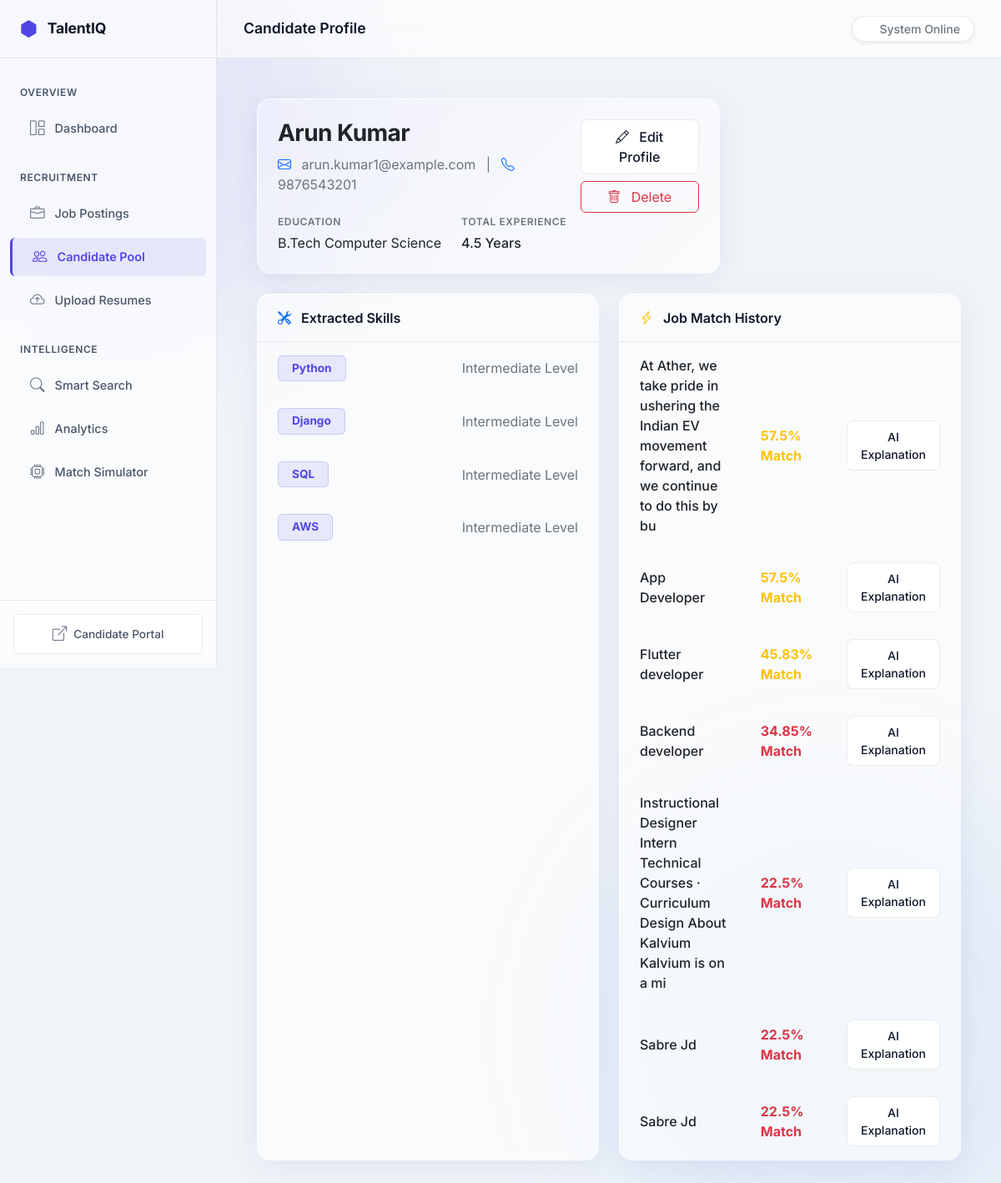
Page /hr/candidates/1/ on the committed database.
### candidates/models.py (models this page shows)
class Candidate(models.Model):
    name = models.CharField(max_length=200)
    email = models.EmailField(unique=True)
    phone = models.CharField(max_length=20)
    education = models.TextField()
    experience_years = models.FloatField(default=0)
    resume_score = models.FloatField(default=0)
    created_at = models.DateTimeField(auto_now_add=True)
    updated_at = models.DateTimeField(auto_now=True)

class CandidateSkill(models.Model):
    PROFICIENCY_CHOICES = [
        ('Beginner', 'Beginner'),
        ('Intermediate', 'Intermediate'),
        ('Expert', 'Expert'),
    ]
    candidate = models.ForeignKey(Candidate, on_delete=models.CASCADE)
    skill = models.ForeignKey(Skill, on_delete=models.CASCADE)
    proficiency_level = models.CharField(max_length=50, choices=PROFICIENCY_CHOICES)
    class Meta:
        unique_together = ('candidate', 'skill')

class Skill(models.Model):
    skill_name = models.CharField(max_length=100, unique=True)
    category = models.CharField(max_length=100)  # e.g. Programming, Cloud, Data, Framework

### matching/models.py (models this page shows)
class CandidateJobMatch(models.Model):
    candidate = models.ForeignKey(Candidate, on_delete=models.CASCADE)
    job = models.ForeignKey(Job, on_delete=models.CASCADE)
    skill_score = models.FloatField(default=0)
    experience_score = models.FloatField(default=0)
    certification_score = models.FloatField(default=0)
    total_score = models.FloatField(default=0)
    match_percentage = models.FloatField(default=0)
    rank = models.IntegerField(default=0)
    calculated_at = models.DateTimeField(auto_now=True)
    class Meta:
        unique_together = ('candidate', 'job')

### jobs/models.py (models this page shows)
class Job(models.Model):
    title = models.CharField(max_length=200)
    description = models.TextField()
    min_experience = models.FloatField(default=0)
    candidates = models.ManyToManyField('candidates.Candidate', related_name='applied_jobs', blank=True)
    created_at = models.DateTimeField(auto_now_add=True)

### candidates/views.py (the view)
# urls.py: path('candidates/<int:pk>/', CandidateDetailView.as_view(), name='detail'),
class CandidateDetailView(DetailView):
    model = Candidate
    template_name = 'hr/candidates/detail.html'
    context_object_name = 'candidate'
    def get_context_data(self, **kwargs):
        ctx = super().get_context_data(**kwargs)
        candidate = self.object
        ctx['skills']      = CandidateSkill.objects.filter(
                                candidate=candidate).select_related('skill')
        ctx['certs']       = Certification.objects.filter(candidate=candidate)
        ctx['matches']     = CandidateJobMatch.objects.filter(
                                candidate=candidate).select_related('job') \
                                .order_by('-match_percentage')
        ctx['skill_gaps']  = SkillGapAnalysis.objects.filter(
                                candidate=candidate).select_related('job')
        return ctx

### templates/hr/candidates/detail.html
{% extends "hr/base.html" %}
{% block page_title %}Candidate Profile{% endblock %}
{% block content %}
<div class="row g-4 mb-4">
    <div class="col-md-8">
        <div class="glass-card hover-elevate">
            <div class="card-body p-4 d-flex justify-content-between align-items-start" style="background: linear-gradient(135deg, rgba(99, 102, 241, 0.05), transparent);">
                <div>
                    <h3 class="fw-bold mb-2 text-dark">{{ candidate.name }}</h3>
                    <p class="text-secondary mb-4"><i class="bi bi-envelope text-primary me-2"></i> {{ candidate.email }} <span class="mx-2">|</span> <i class="bi bi-telephone text-primary me-2"></i> {{ candidate.phone }}</p>
                    <div class="d-flex gap-4">
                        <div>
                            <span class="text-secondary text-uppercase fw-semibold d-block mb-1" style="font-size: 0.75rem; letter-spacing: 0.05em;">Education</span>
                            <span class="text-dark">{{ candidate.education|default:"Not specified" }}</span>
                        </div>
                        <div>
                            <span class="text-secondary text-uppercase fw-semibold d-block mb-1" style="font-size: 0.75rem; letter-spacing: 0.05em;">Total Experience</span>
                            <span class="text-dark fw-medium">{{ candidate.experience_years }} Years</span>
                        </div>
                    </div>
                </div>
                <div class="d-flex flex-column gap-2">
                    <a href="{% url 'candidates:edit' candidate.pk %}" class="btn btn-outline-premium"><i class="bi bi-pencil me-2"></i> Edit Profile</a>
                    <a href="{% url 'candidates:delete' candidate.pk %}" class="btn btn-outline-danger"><i class="bi bi-trash me-2"></i> Delete</a>
                </div>
            </div>
        </div>
    </div>
</div>
<div class="row g-4">
    <div class="col-md-6">
        <div class="glass-card h-100 hover-elevate">
            <div class="card-header py-3"><i class="bi bi-tools text-primary me-2"></i> Extracted Skills</div>
            <div class="table-responsive">
                <table class="table table-borderless table-hover mb-0 align-middle">
                    <tbody>
                        {% for cs in skills %}
                        <tr>
                            <td class="ps-4"><span class="badge badge-soft-primary px-3 py-2" style="font-size: 0.85rem;">{{ cs.skill.skill_name }}</span></td>
                            <td class="text-secondary text-end pe-4">{{ cs.proficiency_level|title }} Level</td>
                        </tr>
                        {% empty %}
                        <tr><td colspan="2" class="text-center py-4 text-secondary">No skills extracted.</td></tr>
                        {% endfor %}
                    </tbody>
                </table>
            </div>
        </div>
    </div>
    <div class="col-md-6">
        <div class="glass-card h-100 hover-elevate">
            <div class="card-header py-3"><i class="bi bi-lightning-charge text-warning me-2"></i> Job Match History</div>
            <div class="table-responsive">
                <table class="table table-borderless table-hover mb-0 align-middle">
                    <tbody>
                        {% for m in matches %}
                        <tr class="{% if m.match_percentage >= 70 %}bg-success bg-opacity-10 border-start border-4 border-success{% endif %}">
                            <td class="ps-4 fw-medium text-dark">{{ m.job.title }}</td>
                            <td class="fw-bold {% if m.match_percentage >= 70 %}text-success{% elif m.match_percentage >= 40 %}text-warning{% else %}text-danger{% endif %}">{{ m.match_percentage }}% Match</td>
                            <td class="text-end pe-4">
                                <a href="{% url 'matching:explain' m.job.pk candidate.pk %}" class="btn btn-sm btn-outline-premium px-3">AI Explanation</a>
                            </td>
                        </tr>
                        {% empty %}
                        <tr><td colspan="3" class="text-center py-4 text-secondary">No matches run yet for this candidate.</td></tr>
                        {% endfor %}
                    </tbody>
                </table>
            </div>
        </div>
    </div>
</div>
{% endblock %}

### templates/hr/base.html (style rules this page uses)
:root { --bg-main: #f0f4f8; --bg-surface: rgba(255, 255, 255, 0.7); --bg-elevated: rgba(255, 255, 255, 0.9); --border-color: rgba(0, 0, 0, 0.08); --color-primary: #4f46e5; --color-secondary: #3b82f6; --color-success: #10b981; --color-warning: #f59e0b; --color-danger: #ef4444; --text-primary: #0f172a; --text-secondary: #475569; --sidebar-width: 260px; --transition-base: all 0.25s cubic-bezier(0.4, 0, 0.2, 1); }
body { font-family: 'Inter', sans-serif; background-color: var(--bg-main); color: var(--text-primary); overflow-x: hidden; -webkit-font-smoothing: antialiased; position: relative; }
body::before, body::after { content: ""; position: fixed; border-radius: 50%; filter: blur(80px); z-index: -1; opacity: 0.5; }
body::before { top: -100px; left: -100px; width: 500px; height: 500px; background: rgba(99, 102, 241, 0.2); }
body::after { bottom: -100px; right: -100px; width: 600px; height: 600px; background: rgba(59, 130, 246, 0.15); }
h1, h2, h3, h4, h5, h6 { font-weight: 600; letter-spacing: -0.02em; }
a { text-decoration: none; transition: var(--transition-base); }
.glass-card { background: rgba(255, 255, 255, 0.6); backdrop-filter: blur(20px) saturate(150%); -webkit-backdrop-filter: blur(20px) saturate(150%); border: 1px solid rgba(255, 255, 255, 0.3); border-top: 1px solid rgba(255, 255, 255, 0.8); border-left: 1px solid rgba(255, 255, 255, 0.8); border-radius: 16px; box-shadow: 0 8px 32px 0 rgba(31, 38, 135, 0.07); transition: var(--transition-base); overflow: hidden; }
.glass-card .card-header { background: transparent; border-bottom: 1px solid var(--border-color); padding: 1.25rem 1.5rem; font-weight: 600; }
.glass-card .card-body { padding: 1.5rem; }
.btn-outline-premium { background: var(--bg-elevated); color: var(--text-primary); border: 1px solid var(--border-color); border-radius: 8px; font-weight: 500; padding: 0.5rem 1.25rem; transition: var(--transition-base); }
.table { color: var(--text-primary); vertical-align: middle; }
.table > :not(caption) > * > * { padding: 1rem 1.25rem; background-color: transparent; border-bottom-color: var(--border-color); }
.badge-soft-primary { background: rgba(79, 70, 229, 0.1); color: var(--color-primary); border: 1px solid rgba(79, 70, 229, 0.2); }

### rows in the picture
Candidate: name "Arun Kumar", email "arun.kumar1@example.com", phone "9876543201", education "B.Tech Computer Science", experience_years "4.5"
CandidateSkill: skill.skill_name "Python", proficiency_level "Intermediate"
CandidateSkill: skill.skill_name "Django", proficiency_level "Intermediate"
CandidateSkill: skill.skill_name "SQL", proficiency_level "Intermediate"
CandidateSkill: skill.skill_name "AWS", proficiency_level "Intermediate"
CandidateJobMatch: job "At Ather, we take pride in ushering the Indian EV movement forward, and we continue to do this by bu", match_percentage "57.5"
CandidateJobMatch: job "App Developer", match_percentage "57.5"
CandidateJobMatch: job "Flutter developer", match_percentage "45.83"
CandidateJobMatch: job "Backend developer", match_percentage "34.85"
CandidateJobMatch: job "Instructional Designer Intern Technical Courses · Curriculum Design About Kalvium Kalvium is on a mi", match_percentage "22.5"
CandidateJobMatch: job "Sabre Jd", match_percentage "22.5"
CandidateJobMatch: job "Sabre Jd", match_percentage "22.5"
